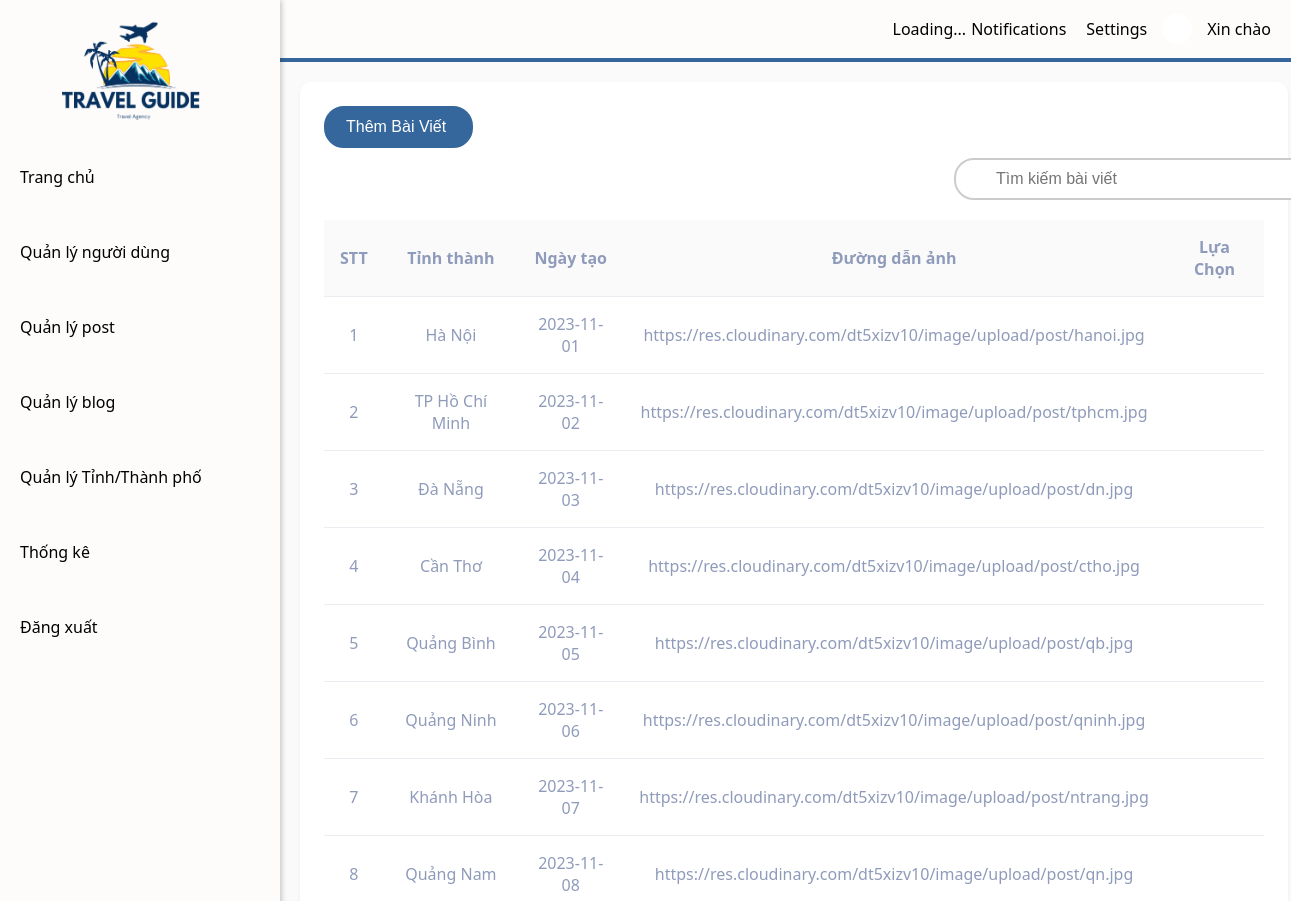
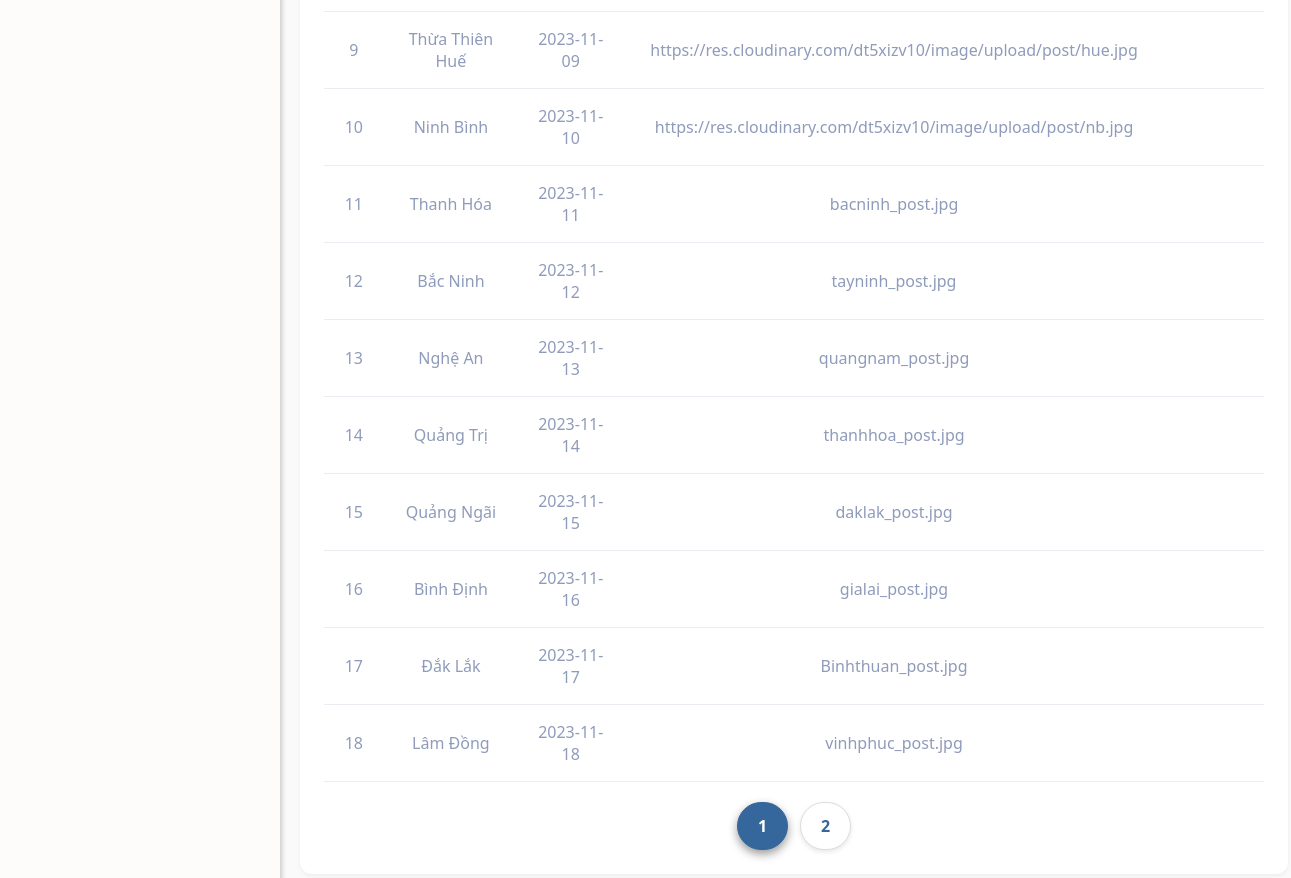
The app's page /src/Views/admin/post_management.php with its own data (2 pictures, top to bottom).
### tables this page shows
CREATE TABLE post (
  postID INT AUTO_INCREMENT PRIMARY KEY,
  provinceID INT NOT NULL, 
  postCreateDate DATE NOT NULL,
  imgPostURL TEXT NOT NULL,
  status BOOLEAN NOT NULL DEFAULT TRUE,
  FOREIGN KEY (provinceID) REFERENCES province(provinceID)
);

CREATE TABLE province (
  provinceID INT AUTO_INCREMENT PRIMARY KEY,
  provinceName VARCHAR(50) NOT NULL UNIQUE,
  provinceRegion VARCHAR(20) NOT NULL,
  status BOOLEAN NOT NULL DEFAULT TRUE
);

### src/Controllers/adminController.php (called while the page is built, shortened)
<?php
include_once __DIR__ . "/../config/config.php";
class AdminController{
    private Config $conn;
    public function __construct(){
        $this->conn = new Config();
    }
    public function getAllPost() {
        $sql = "SELECT * FROM post";
        $get_query = mysqli_query($this->conn->connect(),$sql);
        return $get_query;
    }
    public function getPostOfPage($Start, $limit){
        $sql = "SELECT post.postID, post.postCreateDate, post.imgPostURL, province.provinceName, province.provinceID
                FROM post
                JOIN province ON post.provinceID = province.provinceID
                WHERE post.status = 1";
        $get_query = mysqli_query($this->conn->connect(),$sql);
        return $get_query;
    }
}
?>

### src/config/config.php (called while the page is built, shortened)
<?php
class Config {
    public function connect() {
        $hostname = "localhost";
        $username = "root";
        $password = "";
        $dbname = "vietnamtravel";
        $this->conn = mysqli_connect($hostname, $username, $password, $dbname) or die("Lỗi kết nối Database");
        return $this->conn;
    }
}

### src/Views/admin/post_management.php (the view, shortened to what this page needs)
<!DOCTYPE html>
<html lang="en">
<head>
    <link rel="stylesheet" href="../../../public/css/Admin/post_management.css">
    <link rel="stylesheet" href="../../../public/css/navbar.css">
    <link rel="stylesheet" href="../../../public/css/sidebar.css">
    <link rel="stylesheet" href="https://cdnjs.cloudflare.com/ajax/libs/font-awesome/4.7.0/css/font-awesome.min.css">
    <?php
        include_once "../../Controllers/adminController.php";
        $adcontroller = new AdminController();
        $post = $adcontroller->getAllPost();
        $limit= 10;
        $stt = 1;
        $CountData = mysqli_num_rows($post);
        $countPage = ceil($CountData/$limit);
        if (isset($_GET['page'])) {
            $page = $_GET['page'];
        } else {
            $page = 1;
        }
        $Start = ($page - 1) * $limit;
        $stt1 = $Start+1;
        $PostOfPage = $adcontroller->getPostOfPage($Start,$limit);
    ?>
</head>
<body>
    <div class="main-content">
        <div class="post-management">
            <button class="add-post-btn" id="openpopup1">
                Thêm Bài Viết <ion-icon style="margin-left: 5px;" name="add-circle-outline"></ion-icon>
            </button>
            <div class="search-container">
                <input type="text" placeholder="Tìm kiếm bài viết" class="search-bar" oninput="toggleIcon()">
            </div>
            <div class="table-wrapper" >
            <table style="width: 100%; border-collapse: collapse;">
            <thead>
                <tr>
                    <th>STT</th>
                    <th>Tỉnh thành</th>
                    <th>Ngày tạo</th>
                    <th>Đường dẫn ảnh</th>
                    <th>Lựa Chọn</th>
                </tr>
            </thead>
            <tbody id="post-table-body">
                <?php
                if (mysqli_num_rows($PostOfPage) > 0) {
                    while ($post = mysqli_fetch_array($PostOfPage)) {
                        ?>
                        <tr onclick="toggleDestinations(<?php echo $stt ?>)">
                            <td><?php echo $stt1++; $stt++ ?></td>
                            <td><?php echo $post['provinceName'] ?? 'Lỗi Hiển Thị' ?></td>
                            <td><?php echo $post['postCreateDate'] ?? 'Lỗi Hiển Thị' ?></td>
                            <td><?php echo $post['imgPostURL'] ?? 'Lỗi Hiển Thị' ?></td>
                            <td class="action-btn-frame">
                            <button onclick="editpost(<?php echo $post['postID'] ?>)" class="action-btn edit">
                                </button>
                                <button class="action-btn delete" id="delete-btn-<?php echo $post['postID']; ?>">
                                </button>
                            </td>
                        </tr>
                            <?php
                    }
                }
                else{
                    echo "Không Lấy được dữ liệu";
                }
                ?>
            </tbody>
        </table>
        <div class="pagination">
            <?php
                for ($i = 1; $i <= $countPage; $i++) {
                    $activeClass = ($i == $page) ? 'active' : '';
                    echo "<a class='page-btn $activeClass' href='?page=$i'>$i</a>";
                }
            ?>
        </div>
            </div>
        </div>
    </div>
</body>
</html>

### public/css/Admin/post_management.css (style rules this page uses)
body { font-family: system-ui, -apple-system, BlinkMacSystemFont, 'Segoe UI', Roboto, Oxygen, Ubuntu, Cantarell, 'Open Sans', 'Helvetica Neue', sans-serif; margin: 0; padding: 0; background-color: #f6f9ff; overflow-x: hidden; }
.main-content { margin-left: 280px; padding: 20px; background-color: #FAFAFB; min-height: 100vh; width: calc(100% - 280px); }
.post-management { background-color: white; width: 93%; border-radius: 12px; padding: 24px; box-shadow: 0 2px 4px rgba(0, 0, 0, 0.05); }
.add-post-btn { padding: 10px 20px; border: 2px solid #35679C; border-radius: 20px; cursor: pointer; font-size: 16px; display: flex; align-items: center; background-color: #35679C; color: #fff; margin-bottom: 10px; }
.search-container { position: relative; width: 100%; max-width: 300px; margin-left: 67%; margin-bottom: 20px; }
.search-bar { width: 100%; padding: 10px 40px; border: 2px solid #ccc; border-radius: 20px; font-size: 1rem; outline: none; }
.table-wrapper { background: white; border-radius: 12px; width: 100%; }
table { width: 100%; border-collapse: separate; border-spacing: 0; }
thead { background-color: #FAFAFB; }
th, td { padding: 16px; text-align: center; border-bottom: 1px solid #EBECF2; color: #8F9BBA; }
tbody tr { transition: all 0.2s ease; }
td:first-child, td:nth-child(3), td:nth-child(5) { color: #8F9BBA; }
td:last-child { gap: 8px; }
.action-btn { border: none; background: none; }
.action-btn-frame { margin-left: 50px; }
.pagination { display: flex; justify-content: center; align-items: center; gap: 12px; margin-top: 20px; }
.page-btn { background-color: #ffffff; border: 1px solid #ddd; padding: 12px 20px; border-radius: 25px; cursor: pointer; font-weight: bold; color: #35679C; transition: background-color 0.3s ease, color 0.3s ease; font-size: 16px; box-shadow: 0 2px 5px rgba(0, 0, 0, 0.1); text-decoration-line: none; }
.page-btn.active { background-color: #35679C; color: white; border-color: #35679C; box-shadow: 0 4px 10px rgba(0, 0, 0, 0.4); }

### records on screen
post: provinceID.provinceName "Hà Nội", postCreateDate "2023-11-01", imgPostURL "https://res.cloudinary.com/dt5xizv10/image/upload/post/hanoi.jpg"
post: provinceID.provinceName "TP Hồ Chí Minh", postCreateDate "2023-11-02", imgPostURL "https://res.cloudinary.com/dt5xizv10/image/upload/post/tphcm.jpg"
post: provinceID.provinceName "Đà Nẵng", postCreateDate "2023-11-03", imgPostURL "https://res.cloudinary.com/dt5xizv10/image/upload/post/dn.jpg"
post: provinceID.provinceName "Cần Thơ", postCreateDate "2023-11-04", imgPostURL "https://res.cloudinary.com/dt5xizv10/image/upload/post/ctho.jpg"
post: provinceID.provinceName "Quảng Bình", postCreateDate "2023-11-05", imgPostURL "https://res.cloudinary.com/dt5xizv10/image/upload/post/qb.jpg"
post: provinceID.provinceName "Quảng Ninh", postCreateDate "2023-11-06", imgPostURL "https://res.cloudinary.com/dt5xizv10/image/upload/post/qninh.jpg"
post: provinceID.provinceName "Khánh Hòa", postCreateDate "2023-11-07", imgPostURL "https://res.cloudinary.com/dt5xizv10/image/upload/post/ntrang.jpg"
post: provinceID.provinceName "Quảng Nam", postCreateDate "2023-11-08", imgPostURL "https://res.cloudinary.com/dt5xizv10/image/upload/post/qn.jpg"
post: provinceID.provinceName "Thừa Thiên Huế", postCreateDate "2023-11-09", imgPostURL "https://res.cloudinary.com/dt5xizv10/image/upload/post/hue.jpg"
post: provinceID.provinceName "Ninh Bình", postCreateDate "2023-11-10", imgPostURL "https://res.cloudinary.com/dt5xizv10/image/upload/post/nb.jpg"
post: provinceID.provinceName "Thanh Hóa", postCreateDate "2023-11-11", imgPostURL "bacninh_post.jpg"
post: provinceID.provinceName "Bắc Ninh", postCreateDate "2023-11-12", imgPostURL "tayninh_post.jpg"
post: provinceID.provinceName "Nghệ An", postCreateDate "2023-11-13", imgPostURL "quangnam_post.jpg"
post: provinceID.provinceName "Quảng Trị", postCreateDate "2023-11-14", imgPostURL "thanhhoa_post.jpg"
post: provinceID.provinceName "Quảng Ngãi", postCreateDate "2023-11-15", imgPostURL "daklak_post.jpg"
post: provinceID.provinceName "Bình Định", postCreateDate "2023-11-16", imgPostURL "gialai_post.jpg"
post: provinceID.provinceName "Đắk Lắk", postCreateDate "2023-11-17", imgPostURL "Binhthuan_post.jpg"
post: provinceID.provinceName "Lâm Đồng", postCreateDate "2023-11-18", imgPostURL "vinhphuc_post.jpg"
